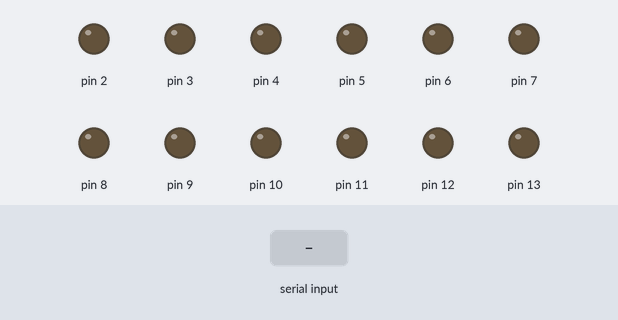
The sketch below on a simulated Arduino Uno, built with avr-gcc and run on an emulated ATmega328P. On the bench: output pins drawn as LEDs (lit = HIGH). Dashed ring = blinking. The test bench sets the inputs (shaded band). What the sketch prints to the serial monitor is not drawn.

Above: at 1.2 s.
1.3 s: "1\n" received over Serial
At 1.4 s:
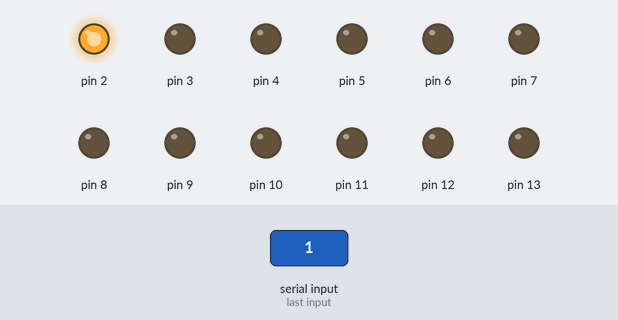
At 1.8 s:
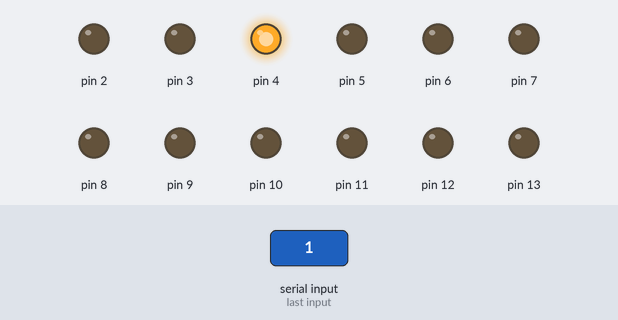
4.3 s: "3\n" received over Serial
At 4.7 s:
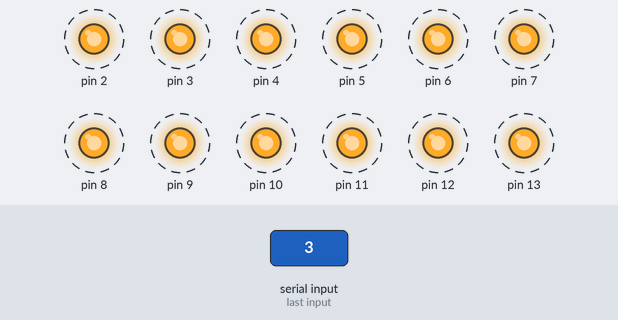
7.3 s: "4\n" received over Serial
Timing chart, 0 to 15.8 s (numbered marks = the images above; inputs shaded):
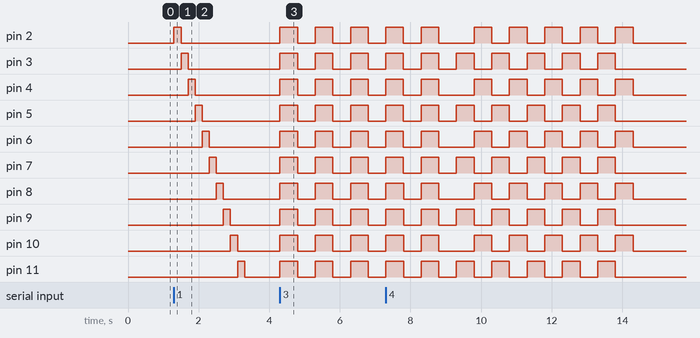

The sketch:

LED_Ring_Patterns.ino
```cpp
// 12 LEDs in a ring on pins 2 to 13
// type 1, 2, 3 or 4 in the serial monitor to pick a pattern

int number = 0;

void setup()
{
  for (int pin = 2; pin <= 13; pin++) {
    pinMode(pin, OUTPUT);
  }
  Serial.begin(9600);
  Serial.println("Enter 1, 2, 3 or 4");
}

void loop()
{
  if (Serial.available() > 0) {
    number = Serial.parseInt();

    switch (number) {
      case 1:   // one LED goes round
        for (int pin = 2; pin <= 13; pin++) {
          digitalWrite(pin, HIGH);
          delay(200);
          digitalWrite(pin, LOW);
        }
        break;

      case 2:   // same but the other way
        for (int pin = 13; pin >= 2; pin--) {
          digitalWrite(pin, HIGH);
          delay(200);
          digitalWrite(pin, LOW);
        }
        break;

      case 3:   // all LEDs blink 5 times
        for (int v = 0; v < 5; v++) {
          allLeds(HIGH);
          delay(500);
          allLeds(LOW);
          delay(500);
        }
        break;

      case 4:   // odd and even LEDs take turns, 5 times
        for (int v = 0; v < 5; v++) {
          for (int pin = 3; pin <= 13; pin += 2) digitalWrite(pin, HIGH);
          delay(500);
          for (int pin = 3; pin <= 13; pin += 2) digitalWrite(pin, LOW);
          for (int pin = 2; pin <= 12; pin += 2) digitalWrite(pin, HIGH);
          delay(500);
          for (int pin = 2; pin <= 12; pin += 2) digitalWrite(pin, LOW);
        }
        break;
    }
  }
}

void allLeds(int state)
{
  for (int pin = 2; pin <= 13; pin++) {
    digitalWrite(pin, state);
  }
}
```

Measured:
- after the input at 1.3 s, pin 2: LOW → HIGH at once, → LOW 0.20 s later; pin 3: LOW → HIGH after 0.20 s, → LOW 0.20 s later; pin 4: LOW → HIGH after 0.40 s, → LOW 0.20 s later; pin 5: LOW → HIGH after 0.60 s, → LOW 0.20 s later; pin 6: LOW → HIGH after 0.80 s, → LOW 0.20 s later
- after the input at 4.3 s, pin 2–13: alternates HIGH for 0.50 s and LOW for 0.50 s, starting at once
